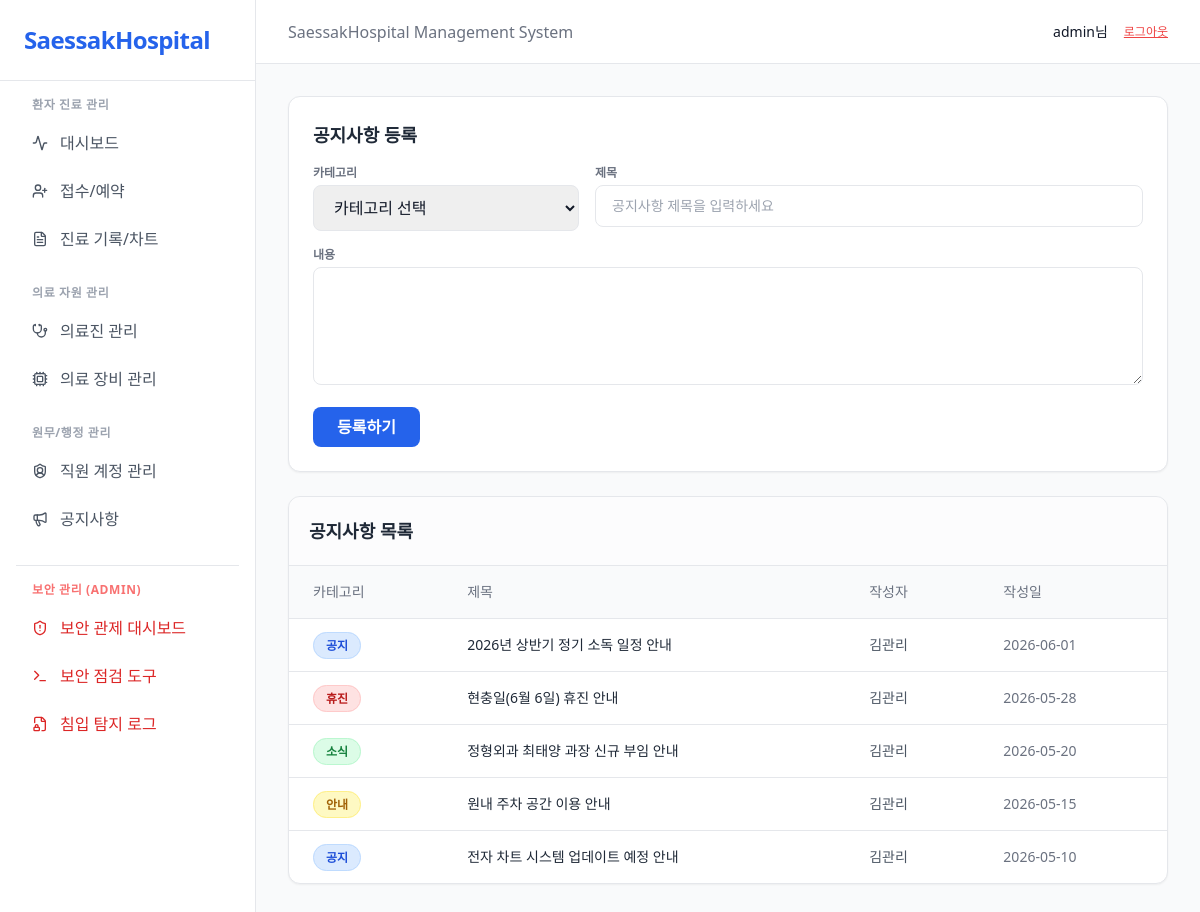
Screenshot of /admin/notice.php (signed in) with the database file from the repository.
### tables this page shows
CREATE TABLE IF NOT EXISTS notices (
    notice_no VARCHAR(20) PRIMARY KEY COMMENT '공지사항 번호 (예: NT-1001)',
    category ENUM('공지', '휴진', '소식', '안내') NOT NULL COMMENT '카테고리 분류',
    title VARCHAR(255) NOT NULL COMMENT '제목',
    content TEXT NOT NULL COMMENT '내용',
    author_name VARCHAR(50) NOT NULL DEFAULT '김관리' COMMENT '작성자 이름',
    created_at DATE NOT NULL COMMENT '작성일',
    is_important TINYINT(1) DEFAULT 0 COMMENT '중요 공지 설정 여부 (1: 중요, 0: 일반)'
);

### admin/notice.php (the view, shortened to what this page needs)
<?php
include 'include/header.php';
try {
    $db_host = '172.16.11.222';
    $db_user = 'root';
    $db_pass = '';
    $db_name = 'saessak';
    $db_port = 3306;
    $conn = mysqli_connect($db_host, $db_user, $db_pass, $db_name, $db_port);
    mysqli_set_charset($conn, 'utf8mb4');
} catch (Exception $e) {
    die("<div class='p-6 bg-red-100 text-red-700 rounded-xl m-6'>
            <h1 class='text-xl font-bold mb-2'>🚨 DB 서버 연결 실패</h1>
            <p>에러 내용: " . $e->getMessage() . "</p>
         </div>");
}
$select_query = "SELECT * FROM notices ORDER BY is_important DESC, created_at DESC";
$result = mysqli_query($conn, $select_query);
$notices = [];
if ($result) {
    while ($row = mysqli_fetch_assoc($result)) {
        $notices[] = $row;
    }
}
function get_category_color($category) {
    switch ($category) {
        case '공지': return 'bg-blue-100 text-blue-700 border-blue-200';
        case '휴진': return 'bg-red-100 text-red-700 border-red-200';
        case '소식': return 'bg-green-100 text-green-700 border-green-200';
        case '안내': return 'bg-yellow-100 text-yellow-700 border-yellow-200';
    }
}
?>
<div class="bg-white rounded-xl border border-gray-200 shadow-sm p-6 mb-6">
    <h2 class="text-lg font-bold text-gray-800 mb-4">공지사항 등록</h2>
    <form id="notice_form" action="" method="POST">
        <div class="grid grid-cols-1 sm:grid-cols-3 gap-4 mb-4">
            <div>
                <label class="block text-xs font-bold text-gray-500 mb-1">카테고리</label>
                <select name="category" required class="w-full px-4 py-2.5 border border-gray-200 rounded-lg">
                    <option value="">카테고리 선택</option>
                </select>
            </div>
            <div class="sm:col-span-2">
                <label class="block text-xs font-bold text-gray-500 mb-1">제목</label>
                <input type="text" name="title" required class="w-full px-4 py-2.5 border border-gray-200 rounded-lg text-sm" placeholder="공지사항 제목을 입력하세요">
            </div>
        </div>
        <div class="mb-4">
            <label class="block text-xs font-bold text-gray-500 mb-1">내용</label>
            <textarea name="content" rows="4" required class="w-full px-4 py-2.5 border border-gray-200 rounded-lg"></textarea>
        </div>
        <button type="submit" class="px-6 py-2 bg-blue-600 text-white rounded-lg font-bold hover:bg-blue-700 transition">등록하기</button>
    </form>
</div>
<div class="bg-white rounded-xl border border-gray-200 shadow-sm overflow-hidden">
    <div class="p-5 border-b border-gray-200 bg-gray-50/50">
        <h2 class="text-lg font-bold text-gray-800">공지사항 목록</h2>
    </div>
    <div class="overflow-x-auto">
        <table class="w-full text-left text-sm">
            <thead>
                <tr class="bg-gray-50 text-gray-500 border-b border-gray-200">
                    <th class="px-6 py-4 font-medium">카테고리</th>
                    <th class="px-6 py-4 font-medium">제목</th>
                    <th class="px-6 py-4 font-medium">작성자</th>
                    <th class="px-6 py-4 font-medium">작성일</th>
                </tr>
            </thead>
            <tbody class="divide-y divide-gray-200">
                <?php if (empty($notices)): ?>
                <tr><td colspan="4" class="px-6 py-8 text-center text-gray-400">등록된 공지사항이 없습니다.</td></tr>
                <?php else: foreach ($notices as $notice): ?>
                <tr>
                    <td class="px-6 py-4"><span class="px-3 py-1 rounded-full text-xs font-bold border <?php echo get_category_color($notice['category']); ?>"><?php echo htmlspecialchars($notice['category']); ?></span></td>
                    <td class="px-6 py-4 font-medium text-gray-800"><?php echo htmlspecialchars($notice['title']); ?></td>
                    <td class="px-6 py-4 text-gray-600"><?php echo htmlspecialchars($notice['author_name']); ?></td>
                    <td class="px-6 py-4 text-gray-500"><?php echo htmlspecialchars($notice['created_at']); ?></td>
                </tr>
                <?php endforeach; endif; ?>
            </tbody>
        </table>
    </div>
</div>
<?php
include 'include/footer.php';
?>

### rows the page displays
notices: category "공지", title "2026년 상반기 정기 소독 일정 안내", author_name "김관리", created_at "2026-06-01"
notices: category "휴진", title "현충일(6월 6일) 휴진 안내", author_name "김관리", created_at "2026-05-28"
notices: category "소식", title "정형외과 최태양 과장 신규 부임 안내", author_name "김관리", created_at "2026-05-20"
notices: category "안내", title "원내 주차 공간 이용 안내", author_name "김관리", created_at "2026-05-15"
notices: category "공지", title "전자 차트 시스템 업데이트 예정 안내", author_name "김관리", created_at "2026-05-10"

### other values shown
$_SESSION['user_id'] "admin"
